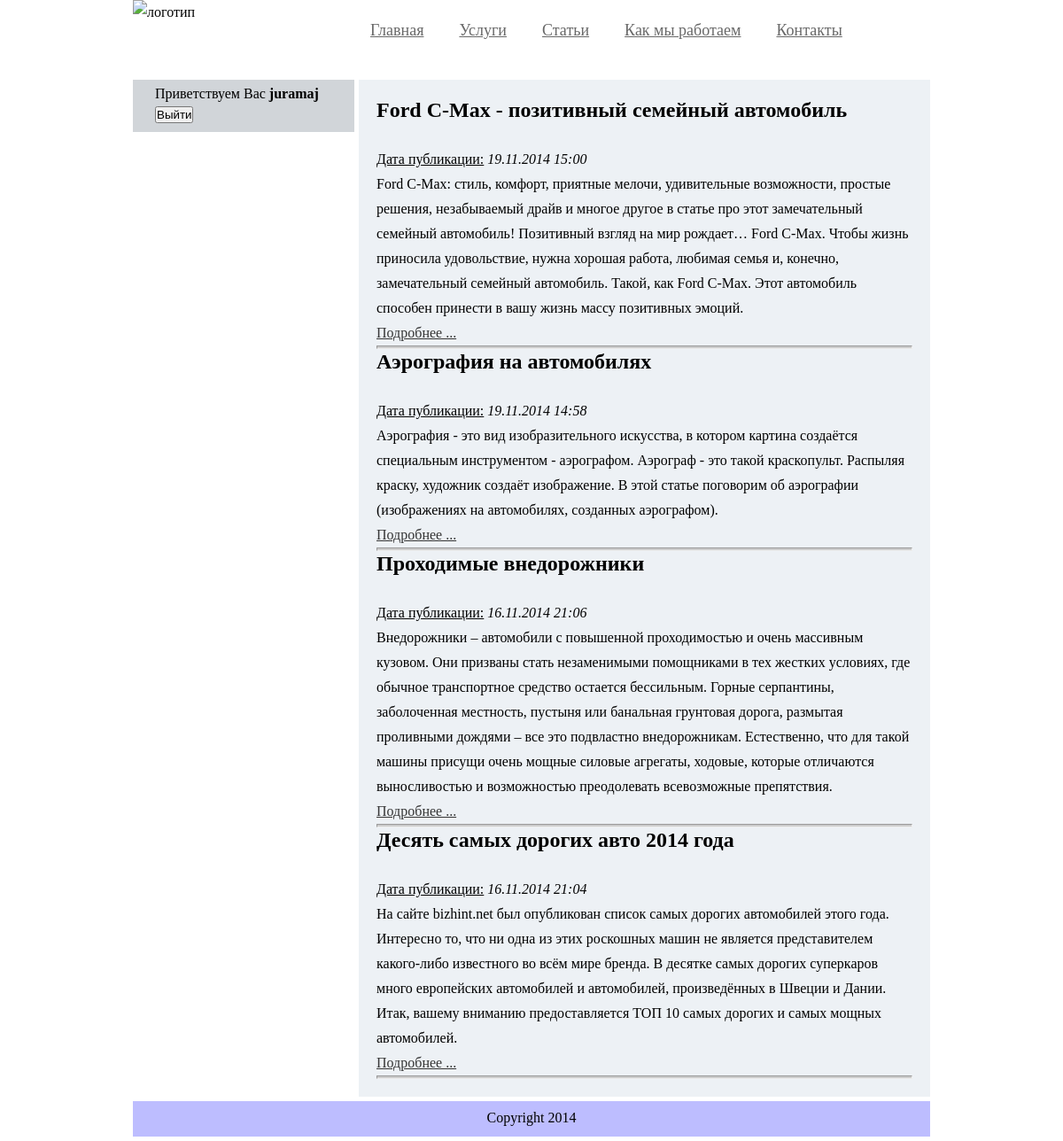
/prokatcar.loc/index.php?option=station (signed in), run on the app's committed database.
### tables this page shows
CREATE TABLE IF NOT EXISTS `station` (
  `id` int(11) NOT NULL AUTO_INCREMENT,
  `title` text NOT NULL,
  `intro_text` text NOT NULL,
  `full_text` text NOT NULL,
  `date` varchar(32) NOT NULL,
  PRIMARY KEY (`id`)
);

### prokatcar.loc/classes/station.php (the view, shortened to what this page needs)
<?php
require_once ("ACore.php");
	class station extends ACore{
		public function get_content(){
			$query = "SELECT id,title,intro_text,date FROM station ORDER BY id DESC";
			$result = mysql_query($query);
			echo '<div class="content_content">';
				for($i = 0; $i < mysql_num_rows($result); $i++){
					$row = mysql_fetch_array($result, MYSQL_ASSOC);
						printf("<span style='margin-bottom:5px;'><h2>%s</h2></br>
						<u>Дата публикации:</u> <i>%s</i></br>
						<span>%s</span></br>
						<p><a href='?option=view&station=%s'>Подробнее ...</a></p></span><hr style='background-color:#ccc; height:2px;'>
						",$row['title'],$row['date'],$row['intro_text'],$row['id']);
				}
			echo '</div>';
		}
	}
?>

### prokatcar.loc/css/style.css (style rules this page uses)
* { margin: 0; padding: 0; }
a { text-decoration: underline; color: #353535; }
body { line-height: 1.75em; background: #fff; width: 900px; margin: 0 auto; }
.content_content { margin-left: 255px; padding: 20px; background-color: #EDF1F5; min-height:450px; }

### data on the page
station: title "Ford C-Max - позитивный семейный автомобиль", date "19.11.2014 15:00", intro_text "Ford C-Max: стиль, комфорт, приятные мелочи, удивительные возможности, простые решения, незабываемый драйв и многое другое в статье про этот замечательный семейный автомобиль! Позитивный взгляд на мир рождает… Ford C-Max. Чтобы жизнь приносила удовольствие, нужна хорошая работа, любимая семья и, конечно, замечательный семейный автомобиль. Такой, как Ford C-Max. Этот автомобиль способен принести в вашу жизнь массу позитивных эмоций."
station: title "Аэрография на автомобилях", date "19.11.2014 14:58", intro_text "Аэрография - это вид изобразительного искусства, в котором картина создаётся специальным инструментом - аэрографом. Аэрограф - это такой краскопульт. Распыляя краску, художник создаёт изображение. В этой статье поговорим об аэрографии (изображениях на автомобилях, созданных аэрографом)."
station: title "Проходимые внедорожники", date "16.11.2014 21:06", intro_text "Внедорожники – автомобили с повышенной проходимостью и очень массивным кузовом. Они призваны стать незаменимыми помощниками в тех жестких условиях, где обычное транспортное средство остается бессильным. Горные серпантины, заболоченная местность, пустыня или банальная грунтовая дорога, размытая проливными дождями – все это подвластно внедорожникам. Естественно, что для такой машины присущи очень мощные силовые агрегаты, ходовые, которые отличаются выносливостью и возможностью преодолевать всевозможные препятствия."
station: title "Десять самых дорогих авто 2014 года", date "16.11.2014 21:04", intro_text "На сайте bizhint.net был опубликован список самых дорогих автомобилей этого года. Интересно то, что ни одна из этих роскошных машин не является представителем какого-либо известного во всём мире бренда. В десятке самых дорогих суперкаров много европейских автомобилей и автомобилей, произведённых в Швеции и Дании. Итак, вашему вниманию предоставляется ТОП 10 самых дорогих и самых мощных автомобилей."

### other printed values
$_SESSION['login'] "juramaj"
